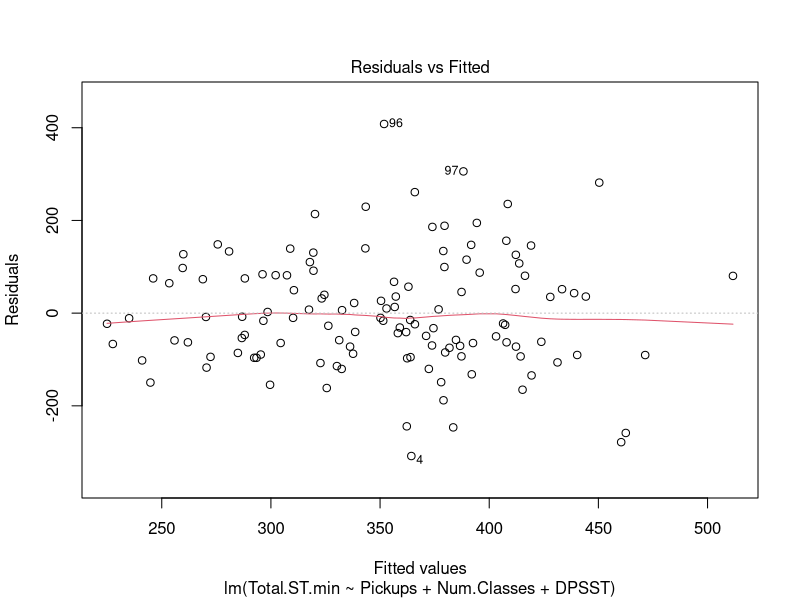
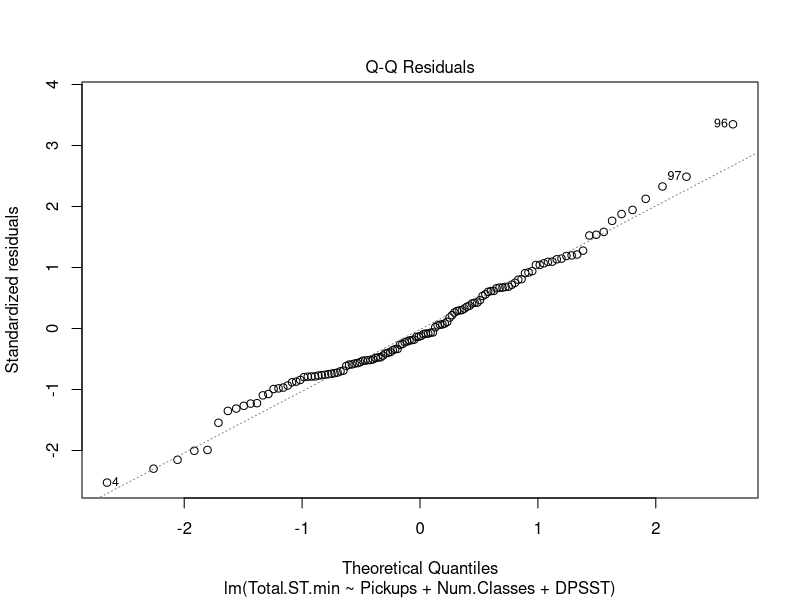
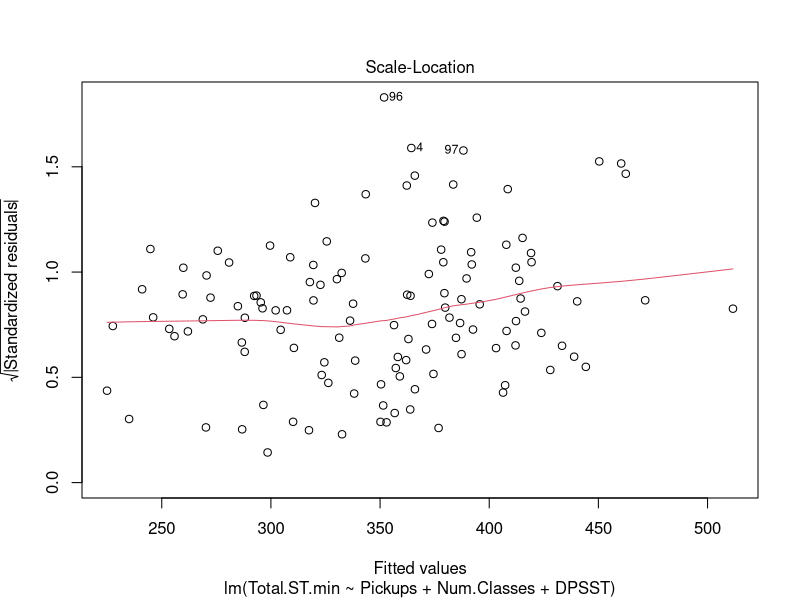
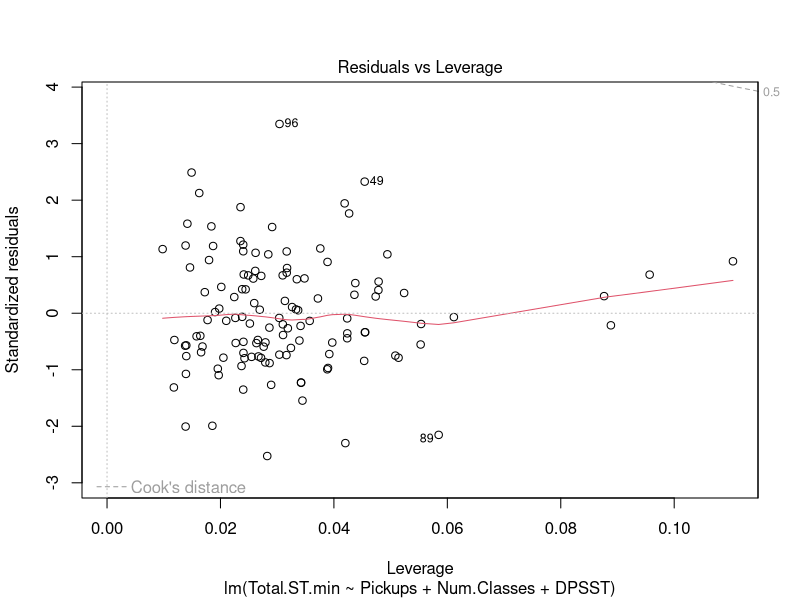
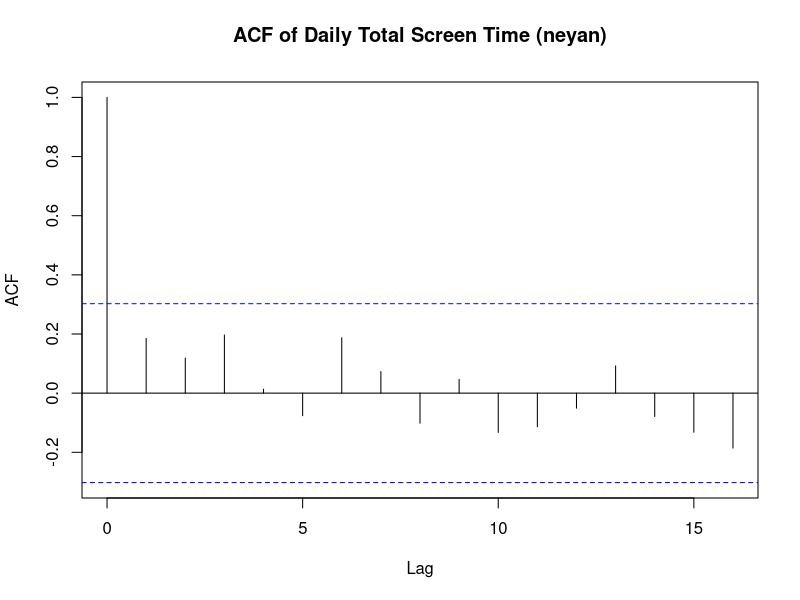
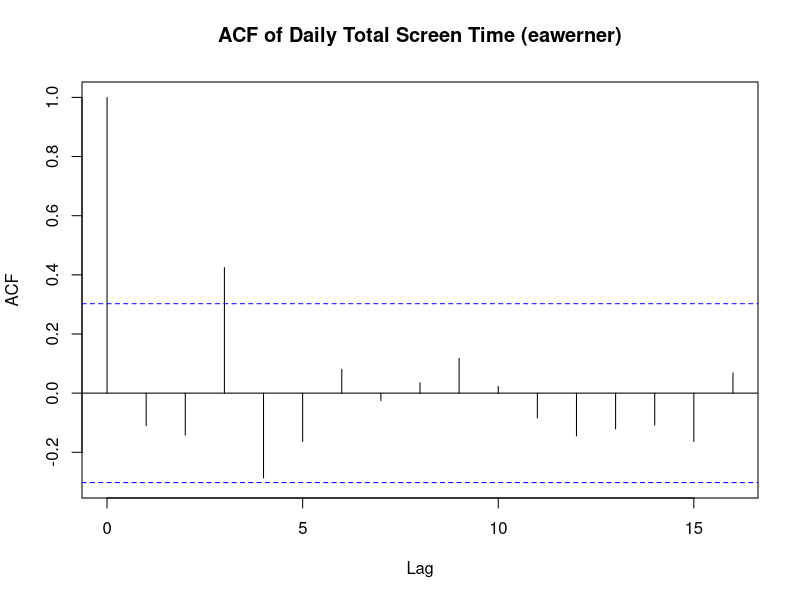
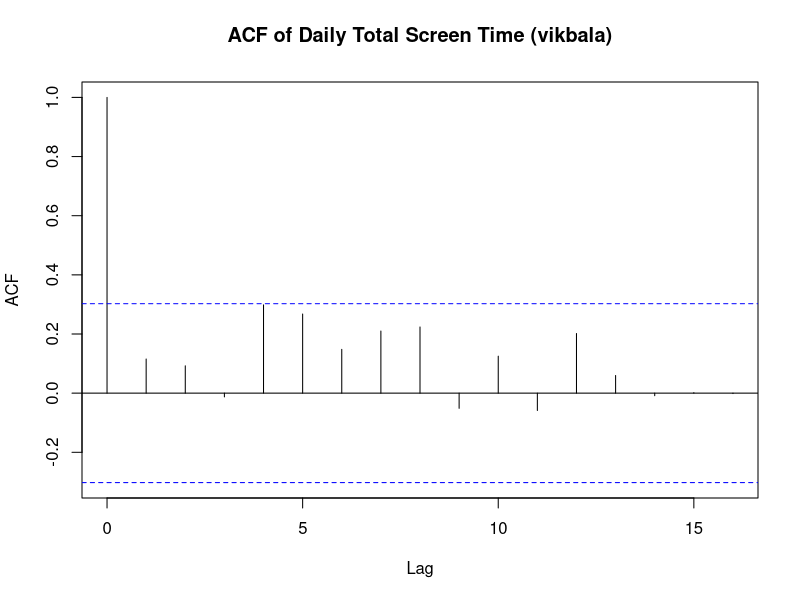

Source code (R) for these figures, in order:
## ---- chunk 1
library(readxl)
library(dplyr)

neyan <- read_excel("VENTURE_baseline_data.xlsx", sheet="neyan_data")
eawerner <- read_excel("VENTURE_baseline_data.xlsx", sheet="eawerner_data")
vikbala <- read_excel("VENTURE_baseline_data.xlsx", sheet="vikbala_data")

X_neyan <- as.matrix(cbind(1, neyan$Pickups, neyan$Num.Classes, neyan$DPSST))
Y_neyan <- as.matrix(neyan$Total.ST.min)

X_vikbala <- as.matrix(cbind(1, vikbala$Pickups, vikbala$Num.Classes, vikbala$DPSST))
Y_vikbala <- as.matrix(vikbala$Total.ST.min)

X_eawerner <- as.matrix(cbind(1, eawerner$Pickups, eawerner$Num.Classes, eawerner$DPSST))
Y_eawerner <- as.matrix(eawerner$Total.ST.min)

XTX <- function(Y,X){
  return(t(X) %*% X)
}
XTY <- function(Y,X){
  return(t(X) %*% Y)
}

XTX_global <- XTX(Y_neyan, X_neyan) + XTX(Y_vikbala, X_vikbala) + XTX(Y_eawerner, X_eawerner)
XTY_global <- XTY(Y_neyan, X_neyan) + XTY(Y_vikbala, X_vikbala) + XTY(Y_eawerner, X_eawerner)

beta_global <- as.numeric(solve(XTX_global) %*% XTY_global)
coef_names <- c("(Intercept)", "Pickups", "Num.Classes", "Hrs.Classes")
names(beta_global) <- coef_names
print(beta_global)
## ---- chunk 2
combined_data <- read_excel("VENTURE_baseline_data.xlsx", sheet="combined_raw_data")
mod <- lm(Total.ST.min ~ Pickups + Num.Classes + DPSST, data = combined_data)
print(mod$coefficients)
## ---- chunk 3
library(car)
plot(mod)
vif(mod)

## ---- chunk 4
acf_neyan = acf(neyan$Total.ST.min, plot = TRUE, main="ACF of Daily Total Screen Time (neyan)")
acf_eawerner = acf(eawerner$Total.ST.min, plot = TRUE, main="ACF of Daily Total Screen Time (eawerner)")
acf_vikbala = acf(vikbala$Total.ST.min, plot = TRUE, main="ACF of Daily Total Screen Time (vikbala)")
print(acf_neyan)
print(acf_eawerner)
print(acf_vikbala)
